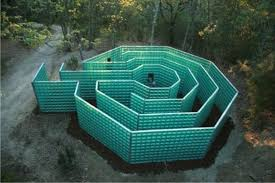
#> input picture 02_BASIC_OPERATIONS/02_BASIC_OPERATIONS/02_ARITHMETIC_OPERATIONS/02_IMAGE_PSEUDO_COLOR_ENGANCEMENT/labirent.jpg, 275 x 183 px, found by its file name
$ python image_pseudo_color_enhancement.py
#> lines starting #> are read from the running program, lines starting #| are printed output that depends on the picture
import cv2 as cv
path= "C:/Users/yigit/Desktop/python/02_BASIC_OPERATIONS/02_ARITHMETIC_OPERATIONS/02_IMAGE_PSEUDO_COLOR_ENGANCEMENT/"
src=cv.imread(path+"labirent.jpg")
#> src is the input picture: shape (183, 275, 3); mean B, G, R 77.5, 87.4, 54.3
cv.imshow("input",src)
cv.waitKey(0)
cv.namedWindow("input",cv.WINDOW_AUTOSIZE)
cv.destroyWindow("input")
# Color Map için:(Aşağıdakiler temel yapılar)
#COLORMAP_'lerle renk tonu ayarlaması yapabilirsin.

dst = cv.applyColorMap(src, cv.COLORMAP_SUMMER)
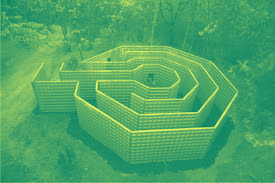
#> dst: shape (183, 275, 3); mean B, G, R 102, 165.7, 76.4
cv.imshow("output",dst)
cv.waitKey(0)
